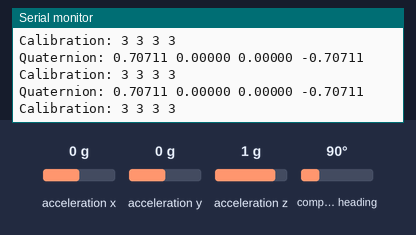
Simulated run of this sketch. Board: Arduino Uno, built with avr-gcc and run on an emulated ATmega328P. Parts: the last lines printed to the serial monitor. The test bench sets the inputs (shaded band); at power-on: compass heading 90°, acceleration x 0 g, acceleration y 0 g, acceleration z 1 g.

Above: at 2.2 s.
2.3 s: compass heading set to 7°
At 2.38 s:
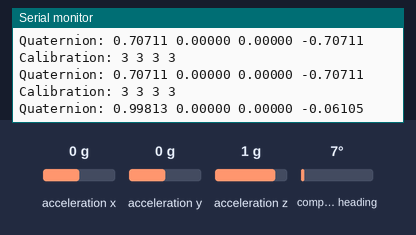
3.8 s: compass heading set to 180°
At 3.86 s:
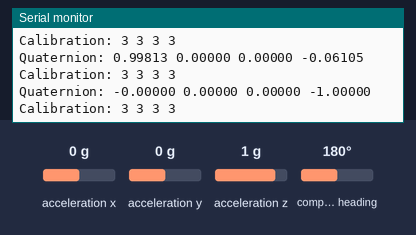
Timing chart, 0 to 6.8 s (numbered marks = the images above; inputs shaded):
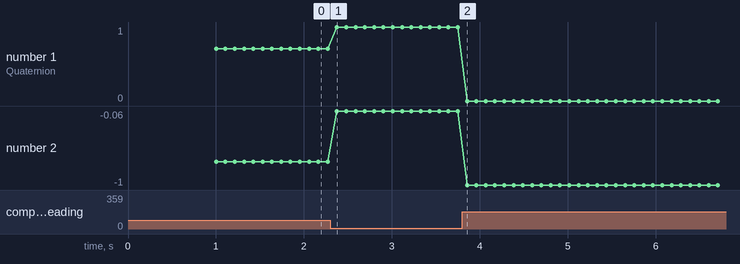

Measured:
- after the input at 2.3 s, the serial monitor: prints a new line after 0.08 s (image 1)
- after the input at 3.8 s, the serial monitor: prints a new line after 0.06 s (image 2)
- plotted number 1: 0.71 → 1 after the input at 2.3 s
- plotted number 2: -0.71 → -0.06 after the input at 2.3 s, -0.06 → -1 after the input at 3.8 s

The sketch:

tardis_rotation_arduino.ino
```cpp
#include <Wire.h>
#include <Adafruit_Sensor.h>
#include <Adafruit_BNO055.h>
#include <utility/imumaths.h>

Adafruit_BNO055 bno = Adafruit_BNO055(-1, 0x28);

void setup(void) {
  Serial.begin(115200);
  if(!bno.begin()) {
    Serial.print("Error: Couldn't detect the BNO055!");
    while(1);
  }
  delay(1000);
}

void loop(void) {
  /* Get new sensor event */
  sensors_event_t event;
  bno.getEvent(&event);

  /* Get quaternion*/
  imu::Quaternion q = bno.getQuat();
  q.normalize();

  /* Provide quaternion data */
  Serial.print(F("Quaternion: "));
  Serial.print(q.w(), 5);
  Serial.print(F(" "));
  Serial.print(q.x(), 5);
  Serial.print(F(" "));
  Serial.print(q.y(), 5);
  Serial.print(F(" "));
  Serial.print(q.z(), 5);
  Serial.println(F(""));

  /* Provide calibration data */
  uint8_t sys, gyro, accel, mag = 0;
  bno.getCalibration(&sys, &gyro, &accel, &mag);
  Serial.print(F("Calibration: "));
  Serial.print(sys, DEC);
  Serial.print(F(" "));
  Serial.print(gyro, DEC);
  Serial.print(F(" "));
  Serial.print(accel, DEC);
  Serial.print(F(" "));
  Serial.println(mag, DEC);

  delay(100);
}
```
